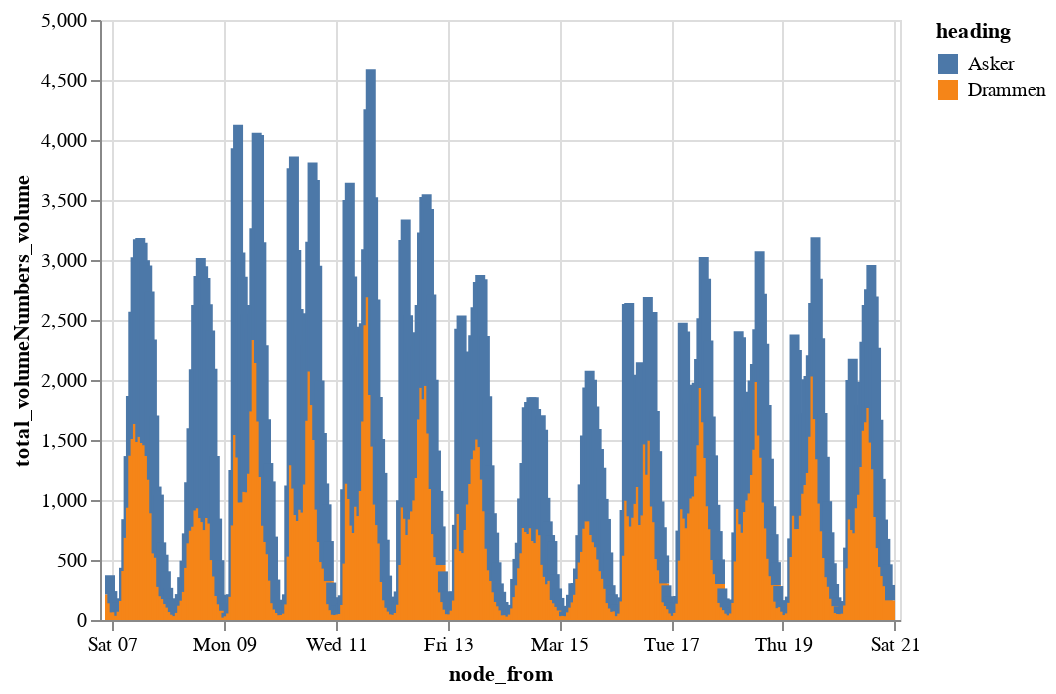

Source (notebook cell):
### Code cell
df = pd.concat([
    count_point_by_direction(point, "2020-03-07"),
    count_point_by_direction(point, "2020-03-08"),
    count_point_by_direction(point, "2020-03-09"),
    count_point_by_direction(point, "2020-03-10"),
    count_point_by_direction(point, "2020-03-11"),
    count_point_by_direction(point, "2020-03-12"),
    count_point_by_direction(point, "2020-03-13"),

    count_point_by_direction(point, "2020-03-14"),
    count_point_by_direction(point, "2020-03-15"),
    count_point_by_direction(point, "2020-03-16"),
    count_point_by_direction(point, "2020-03-17"),
    count_point_by_direction(point, "2020-03-18"),
    count_point_by_direction(point, "2020-03-19"),
    count_point_by_direction(point, "2020-03-20"),
])
chart_day(df)

### Figure 1 — Vega-Lite specification as saved in the notebook (floating-point values rounded to 4 significant figures; data arrays with more than 128 entries replaced by an {"elided": "..."} marker saying what was removed)
{"config": {"view": {"continuousWidth": 400, "continuousHeight": 300}}, "data": {"name": "data-7cd7fe988a3d4cb7044fae4429e87774"}, "mark": "bar", "encoding": {"color": {"type": "nominal", "field": "heading"}, "tooltip": [{"type": "temporal", "field": "node_from"}, {"type": "quantitative", "field": "total_volumeNumbers_volume"}, {"type": "nominal", "field": "heading"}], "x": {"type": "temporal", "field": "node_from"}, "y": {"type": "quantitative", "field": "total_volumeNumbers_volume"}}, "$schema": "https://vega.github.io/schema/vega-lite/v4.8.1.json", "datasets": {"data-7cd7fe988a3d4cb7044fae4429e87774": {"elided": "672 records"}}}
